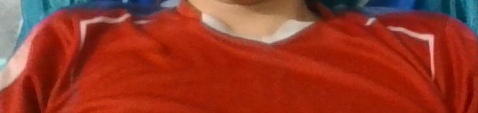
#> input picture SeatBelt/test/no_seatbelt/khong_day_20261012_022904.jpg, 478 x 113 px
$ python -i trial_p1.py   (imports and definitions only)
#> lines starting #> are read from the running program, lines starting #| are printed output that depends on the picture
#> further down, picture is the input picture: shape (113, 478, 3); mean B, G, R 38.6, 55.3, 153.2
import cv2

TI_LE_NGUC = dict(
    trai_phai=0.9,      # ngực rộng thêm 0.9 lần bề rộng mặt về mỗi bên
    tren=1.15,          # bắt đầu ngay dưới cằm (1.15 lần chiều cao mặt kể từ đỉnh mặt)
    duoi=3.0,           # kết thúc ở 3 lần chiều cao mặt
)


def _tao_bo_do_mat():
    if not hasattr(cv2, "CascadeClassifier") or not hasattr(cv2, "data"):
        raise RuntimeError(
            "OpenCV %s không có bộ dò khuôn mặt (OpenCV 5 đã bỏ). "
            "Chạy: py -3.13 -m pip install \"opencv-python<5\"" % cv2.__version__)
    bo = cv2.CascadeClassifier(cv2.data.haarcascades + "haarcascade_frontalface_default.xml")
    if bo.empty():
        raise RuntimeError("Không nạp được file haarcascade_frontalface_default.xml")
    return bo


_BO_DO_MAT = _tao_bo_do_mat()     # tạo ngay khi import: lỗi thì báo lúc khởi động, không phải giữa chừng


def _tim_mat(xam, kich_thuoc_toi_thieu):
    return _BO_DO_MAT.detectMultiScale(xam, scaleFactor=1.1, minNeighbors=5,
                                       minSize=(kich_thuoc_toi_thieu, kich_thuoc_toi_thieu))


def detect_people(frame):
    h, w = frame.shape[:2]
#> h = 113; w = 478
    kich_thuoc_toi_thieu = max(40, w // 14)   # mặt phải chiếm ít nhất khoảng này
#> kich_thuoc_toi_thieu = 40

    xam_thuong = cv2.cvtColor(frame, cv2.COLOR_BGR2GRAY)
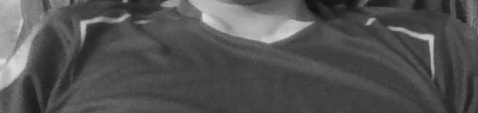
#> xam_thuong: shape (113, 478); min 17, max 221, mean 82.6
    cac_mat = _tim_mat(xam_thuong, kich_thuoc_toi_thieu)
#> cac_mat = ()
    if len(cac_mat) == 0:
        # Ảnh thiếu sáng (ngược sáng, tối) -> thử lại với ảnh đã cân bằng độ tương phản.
        # LƯU Ý: chỉ dùng equalizeHist làm PHƯƠNG ÁN DỰ PHÒNG, không dùng mặc định,
        # vì ở phòng có nền sáng (bảng trắng, cửa sổ) nó từng làm co nhỏ khung mặt
        # và khiến khung bị loại nhầm ở đúng ngưỡng minSize (đã kiểm chứng bằng ảnh thật).
        xam_can_bang = cv2.equalizeHist(xam_thuong)
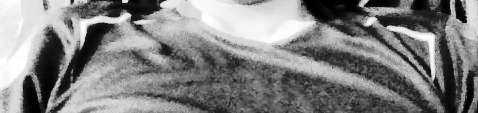
#> xam_can_bang: shape (113, 478); min 0, max 255, mean 129.9
        cac_mat = _tim_mat(xam_can_bang, kich_thuoc_toi_thieu)
    ket_qua = []
    for fx, fy, fw, fh in cac_mat:
        person_box = (max(0, int(fx - 1.2 * fw)), max(0, int(fy - 0.3 * fh)),
                      min(w, int(fx + 2.2 * fw)), min(h, int(fy + 4.0 * fh)))

        r = TI_LE_NGUC
        cx1, cx2 = max(0, int(fx - r["trai_phai"] * fw)), min(w, int(fx + fw + r["trai_phai"] * fw))
        cy1, cy2 = int(fy + r["tren"] * fh), min(h, int(fy + r["duoi"] * fh))
        if cx2 - cx1 < 40 or cy2 - cy1 < 40:     # mặt sát đáy khung hình -> không còn chỗ cho ngực
            continue
        ket_qua.append({
            "person_box": person_box,
            "chest_box": (cx1, cy1, cx2, cy2),
            "chest_roi": frame[cy1:cy2, cx1:cx2].copy(),
        })
#> this loop made 0 passes
#> after the loop, ket_qua = []
    return ket_qua

>>> import cv2
>>> picture = cv2.imread('test/no_seatbelt/khong_day_20261012_022904.jpg')
>>> result = detect_people(picture)
#> result = []

$ run again, on SeatBelt/test/no_seatbelt/khong_day_20261012_022907.jpg
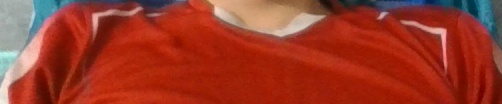
#> input picture SeatBelt/test/no_seatbelt/khong_day_20261012_022907.jpg, 502 x 104 px
#> picture is the input picture: shape (104, 502, 3); mean B, G, R 39.7, 57, 156.8
#> in detect_people, `xam_thuong = cv2.cvtColor(frame, cv2.COLOR_BGR2GRAY)`:
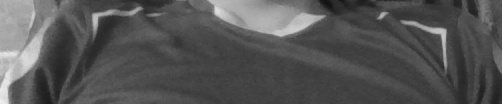
#> xam_thuong: shape (104, 502); min 17, max 239, mean 84.8
#> cac_mat = ()
#> in detect_people, `xam_can_bang = cv2.equalizeHist(xam_thuong)`:
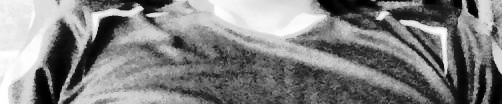
#> xam_can_bang: shape (104, 502); min 0, max 255, mean 129.9
#> after the loop in detect_people, `for fx, fy, fw, fh in cac_mat:`: ket_qua = []
